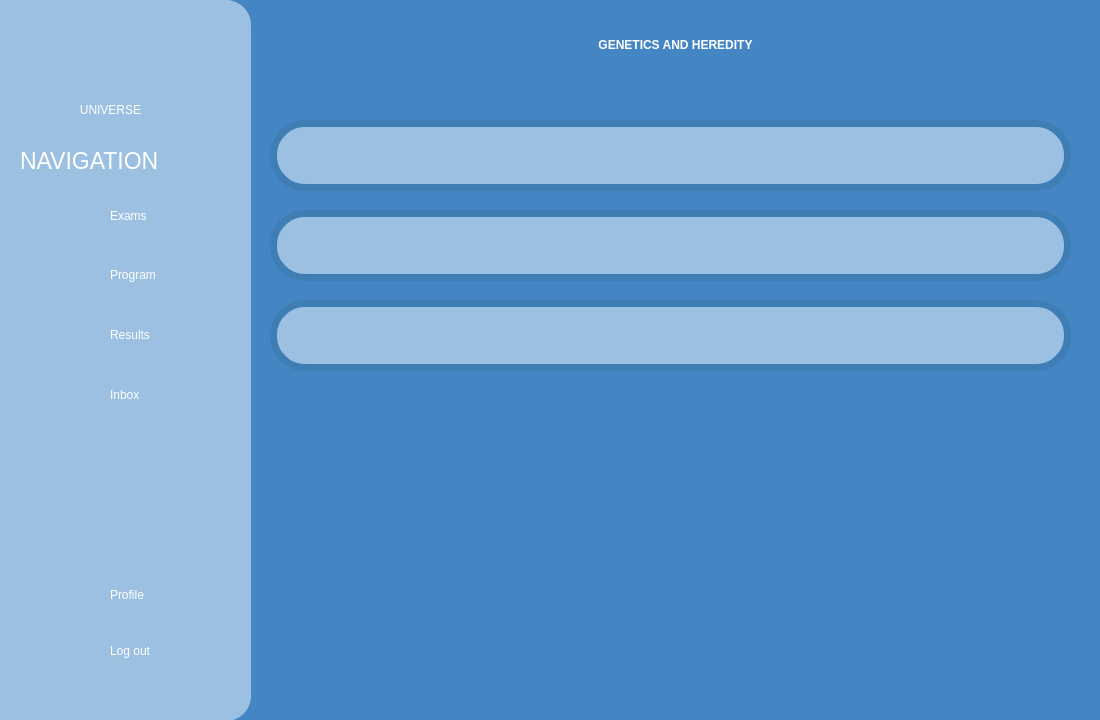
<?xml version="1.0" encoding="UTF-8"?>
<ui version="4.0">
 <class>genetics</class>
 <widget class="QWidget" name="genetics">
  <property name="geometry">
   <rect>
    <x>0</x>
    <y>0</y>
    <width>1100</width>
    <height>720</height>
   </rect>
  </property>
  <property name="windowTitle">
   <string>Form</string>
  </property>
  <widget class="QLabel" name="exam1">
   <property name="geometry">
    <rect>
     <x>270</x>
     <y>120</y>
     <width>801</width>
     <height>71</height>
    </rect>
   </property>
   <property name="styleSheet">
    <string notr="true">background-color:rgb(155, 192, 226);
border:7px solid #3F7DB5;
border-radius:35px;</string>
   </property>
   <property name="text">
    <string/>
   </property>
  </widget>
  <widget class="QLabel" name="exam3">
   <property name="geometry">
    <rect>
     <x>270</x>
     <y>300</y>
     <width>801</width>
     <height>71</height>
    </rect>
   </property>
   <property name="styleSheet">
    <string notr="true">background-color:rgb(155, 192, 226);
border:7px solid #3F7DB5;
border-radius:35px;</string>
   </property>
   <property name="text">
    <string/>
   </property>
  </widget>
  <widget class="QLabel" name="backgroundblue_bg">
   <property name="geometry">
    <rect>
     <x>0</x>
     <y>0</y>
     <width>1100</width>
     <height>720</height>
    </rect>
   </property>
   <property name="styleSheet">
    <string notr="true">background-color: #4486c3;</string>
   </property>
   <property name="frameShape">
    <enum>QFrame::Shape::NoFrame</enum>
   </property>
   <property name="frameShadow">
    <enum>QFrame::Shadow::Raised</enum>
   </property>
   <property name="text">
    <string/>
   </property>
   <property name="scaledContents">
    <bool>true</bool>
   </property>
   <property name="wordWrap">
    <bool>false</bool>
   </property>
  </widget>
  <widget class="QFrame" name="frame_2">
   <property name="geometry">
    <rect>
     <x>0</x>
     <y>0</y>
     <width>251</width>
     <height>721</height>
    </rect>
   </property>
   <property name="styleSheet">
    <string notr="true">background-color:rgb(155, 192, 226);
border:0px;
border-top-right-radius: 25px;
border-bottom-right-radius: 25px;</string>
   </property>
   <property name="frameShape">
    <enum>QFrame::Shape::StyledPanel</enum>
   </property>
   <property name="frameShadow">
    <enum>QFrame::Shadow::Raised</enum>
   </property>
   <widget class="QLabel" name="exams_Icon">
    <property name="geometry">
     <rect>
      <x>50</x>
      <y>190</y>
      <width>51</width>
      <height>51</height>
     </rect>
    </property>
    <property name="text">
     <string/>
    </property>
    <property name="pixmap">
     <pixmap>../assets/images/exams_icon.png</pixmap>
    </property>
    <property name="scaledContents">
     <bool>true</bool>
    </property>
   </widget>
   <widget class="QLabel" name="program_Icon">
    <property name="geometry">
     <rect>
      <x>50</x>
      <y>250</y>
      <width>51</width>
      <height>51</height>
     </rect>
    </property>
    <property name="text">
     <string/>
    </property>
    <property name="pixmap">
     <pixmap>../assets/images/program_icon.png</pixmap>
    </property>
    <property name="scaledContents">
     <bool>true</bool>
    </property>
   </widget>
   <widget class="QLabel" name="results_Icon">
    <property name="geometry">
     <rect>
      <x>50</x>
      <y>310</y>
      <width>51</width>
      <height>51</height>
     </rect>
    </property>
    <property name="text">
     <string/>
    </property>
    <property name="pixmap">
     <pixmap>../assets/images/results_icon.png</pixmap>
    </property>
    <property name="scaledContents">
     <bool>true</bool>
    </property>
   </widget>
   <widget class="QLabel" name="inbox_Icon">
    <property name="geometry">
     <rect>
      <x>50</x>
      <y>370</y>
      <width>51</width>
      <height>51</height>
     </rect>
    </property>
    <property name="text">
     <string/>
    </property>
    <property name="pixmap">
     <pixmap>../assets/images/inbox_icon.png</pixmap>
    </property>
    <property name="scaledContents">
     <bool>true</bool>
    </property>
   </widget>
   <widget class="QLabel" name="profile_Icon">
    <property name="geometry">
     <rect>
      <x>50</x>
      <y>570</y>
      <width>51</width>
      <height>51</height>
     </rect>
    </property>
    <property name="text">
     <string/>
    </property>
    <property name="pixmap">
     <pixmap>../assets/images/profile.icon.png</pixmap>
    </property>
    <property name="scaledContents">
     <bool>true</bool>
    </property>
   </widget>
   <widget class="QLabel" name="logout_Icon">
    <property name="geometry">
     <rect>
      <x>50</x>
      <y>630</y>
      <width>51</width>
      <height>51</height>
     </rect>
    </property>
    <property name="text">
     <string/>
    </property>
    <property name="pixmap">
     <pixmap resource="../resources.qrc">:/assets/images/log_out_icon.png</pixmap>
    </property>
    <property name="scaledContents">
     <bool>true</bool>
    </property>
   </widget>
   <widget class="QPushButton" name="logoutButton">
    <property name="geometry">
     <rect>
      <x>110</x>
      <y>620</y>
      <width>101</width>
      <height>61</height>
     </rect>
    </property>
    <property name="styleSheet">
     <string notr="true">font: 15pt &quot;Allerta&quot;;
color:white;
text-align:left;</string>
    </property>
    <property name="text">
     <string>Log out</string>
    </property>
   </widget>
   <widget class="QPushButton" name="examsButton">
    <property name="geometry">
     <rect>
      <x>110</x>
      <y>195</y>
      <width>71</width>
      <height>41</height>
     </rect>
    </property>
    <property name="styleSheet">
     <string notr="true">font: 15pt &quot;Allerta&quot;;
color:white;
text-align:left;</string>
    </property>
    <property name="text">
     <string>Exams</string>
    </property>
   </widget>
   <widget class="QPushButton" name="programButton">
    <property name="geometry">
     <rect>
      <x>110</x>
      <y>260</y>
      <width>111</width>
      <height>29</height>
     </rect>
    </property>
    <property name="whatsThis">
     <string>&lt;html&gt;&lt;head/&gt;&lt;body&gt;&lt;p&gt;sadas&lt;/p&gt;&lt;/body&gt;&lt;/html&gt;</string>
    </property>
    <property name="styleSheet">
     <string notr="true">font: 15pt &quot;Allerta&quot;;
color:white;
text-align:left;</string>
    </property>
    <property name="text">
     <string>Program</string>
    </property>
   </widget>
   <widget class="QPushButton" name="resultsButton">
    <property name="geometry">
     <rect>
      <x>110</x>
      <y>320</y>
      <width>91</width>
      <height>29</height>
     </rect>
    </property>
    <property name="styleSheet">
     <string notr="true">font: 15pt &quot;Allerta&quot;;
color:white;
text-align:left;</string>
    </property>
    <property name="text">
     <string>Results</string>
    </property>
   </widget>
   <widget class="QPushButton" name="inboxButton">
    <property name="geometry">
     <rect>
      <x>110</x>
      <y>380</y>
      <width>71</width>
      <height>29</height>
     </rect>
    </property>
    <property name="styleSheet">
     <string notr="true">font: 15pt &quot;Allerta&quot;;
color:white;
text-align:left;</string>
    </property>
    <property name="text">
     <string>Inbox</string>
    </property>
   </widget>
   <widget class="QPushButton" name="profileButton">
    <property name="geometry">
     <rect>
      <x>110</x>
      <y>580</y>
      <width>86</width>
      <height>29</height>
     </rect>
    </property>
    <property name="styleSheet">
     <string notr="true">font: 15pt &quot;Allerta&quot;;
color:white;
text-align:left;</string>
    </property>
    <property name="text">
     <string>Profile</string>
    </property>
   </widget>
   <widget class="QLabel" name="navigationLabel">
    <property name="geometry">
     <rect>
      <x>20</x>
      <y>130</y>
      <width>231</width>
      <height>61</height>
     </rect>
    </property>
    <property name="styleSheet">
     <string notr="true">font: 17pt;
color:white;</string>
    </property>
    <property name="text">
     <string>NAVIGATION</string>
    </property>
   </widget>
   <widget class="QLabel" name="logoIcon">
    <property name="geometry">
     <rect>
      <x>45</x>
      <y>-10</y>
      <width>141</width>
      <height>141</height>
     </rect>
    </property>
    <property name="text">
     <string/>
    </property>
    <property name="pixmap">
     <pixmap resource="../resources.qrc">:/assets/images/Logo1.png</pixmap>
    </property>
    <property name="scaledContents">
     <bool>true</bool>
    </property>
   </widget>
   <widget class="QLabel" name="label">
    <property name="geometry">
     <rect>
      <x>60</x>
      <y>100</y>
      <width>101</width>
      <height>20</height>
     </rect>
    </property>
    <property name="styleSheet">
     <string notr="true">color:white;
font: 600 12pt &quot;Crimson Text Semibold&quot;;</string>
    </property>
    <property name="text">
     <string>&lt;html&gt;&lt;head/&gt;&lt;body&gt;&lt;p align=&quot;center&quot;&gt;UNIVERSE&lt;/p&gt;&lt;/body&gt;&lt;/html&gt;</string>
    </property>
   </widget>
  </widget>
  <widget class="QLabel" name="exam2">
   <property name="geometry">
    <rect>
     <x>270</x>
     <y>210</y>
     <width>801</width>
     <height>71</height>
    </rect>
   </property>
   <property name="styleSheet">
    <string notr="true">background-color:rgb(155, 192, 226);
border:7px solid #3F7DB5;
border-radius:35px;</string>
   </property>
   <property name="text">
    <string/>
   </property>
  </widget>
  <widget class="QLabel" name="titleLabel">
   <property name="geometry">
    <rect>
     <x>260</x>
     <y>0</y>
     <width>831</width>
     <height>91</height>
    </rect>
   </property>
   <property name="styleSheet">
    <string notr="true">color:white;
font-weight:bold;
font: 55pt &quot;Aura&quot;;</string>
   </property>
   <property name="text">
    <string>&lt;html&gt;&lt;head/&gt;&lt;body&gt;&lt;p align=&quot;center&quot;&gt;GENETICS AND HEREDITY&lt;/p&gt;&lt;/body&gt;&lt;/html&gt;</string>
   </property>
  </widget>
  <zorder>backgroundblue_bg</zorder>
  <zorder>exam1</zorder>
  <zorder>exam3</zorder>
  <zorder>frame_2</zorder>
  <zorder>exam2</zorder>
  <zorder>titleLabel</zorder>
 </widget>
 <resources>
  <include location="../resources.qrc"/>
 </resources>
 <connections/>
</ui>
